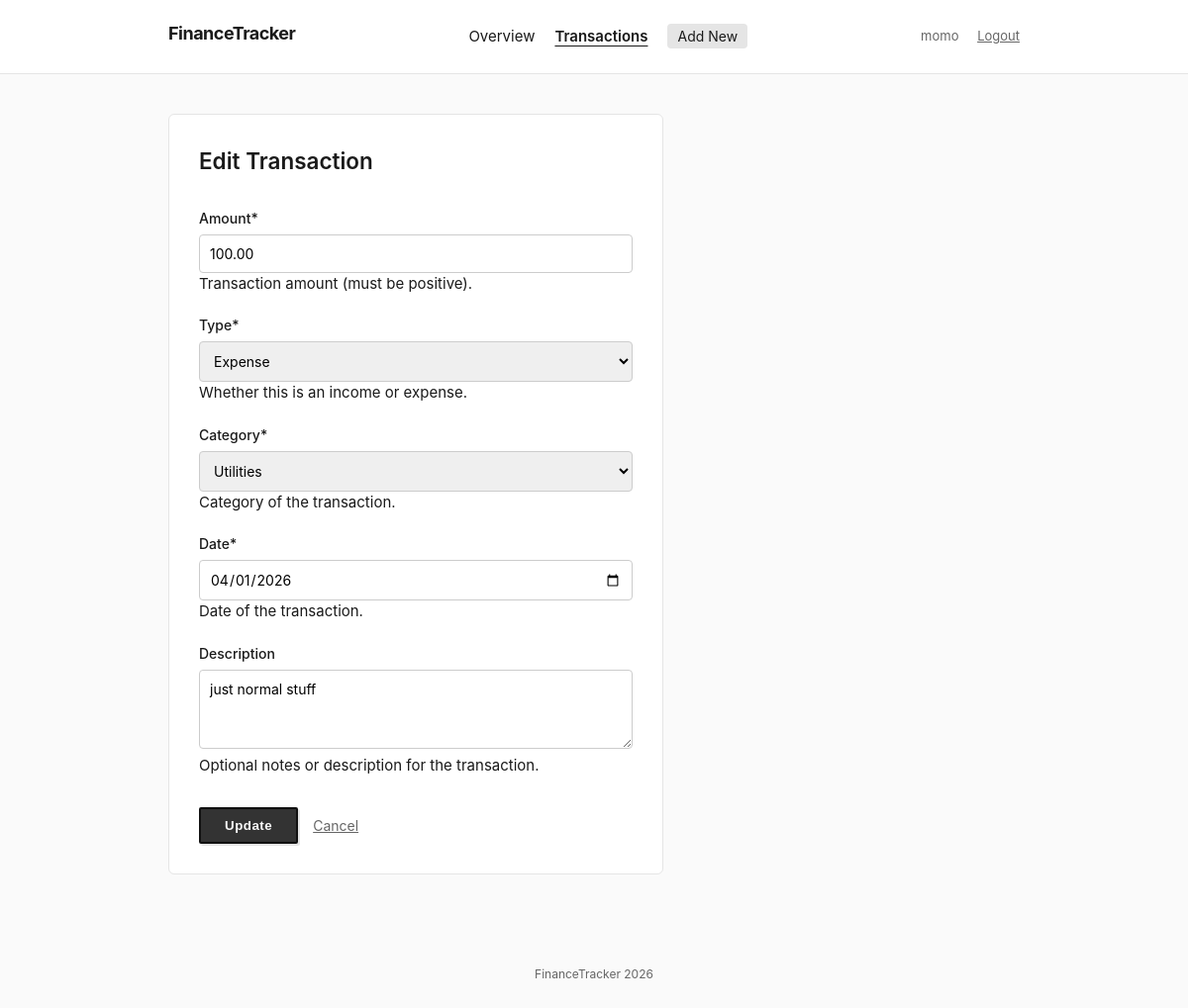
Screenshot of /transactions/3/edit/ (signed in) with the database file from the repository.
### tracker/models.py (models this page shows, shortened)
class Transaction(models.Model):
    INCOME = 'income'
    EXPENSE = 'expense'
    TYPE_CHOICES = [
        (INCOME, 'Income'),
        (EXPENSE, 'Expense'),
    ]
    CATEGORY_CHOICES = [
        ('salary', 'Salary'),
        ('freelance', 'Freelance'),
        ('investment', 'Investment'),
        ('food', 'Food & Dining'),
        ('rent', 'Rent & Housing'),
        ('utilities', 'Utilities'),
        ('transport', 'Transportation'),
        ('entertainment', 'Entertainment'),
        ('healthcare', 'Healthcare'),
        ('education', 'Education'),
        ('shopping', 'Shopping'),
        ('travel', 'Travel'),
        ('other', 'Other'),
    ]
    user = models.ForeignKey(
        User,
        on_delete=models.CASCADE,
        related_name='transactions',
        help_text='The user who created this transaction.'
    )
    amount = models.DecimalField(
        max_digits=12,
        decimal_places=2,
        validators=[MinValueValidator(Decimal('0.01'))],
        help_text='Transaction amount (must be positive).'
    )
    type = models.CharField(
        max_length=7,
        choices=TYPE_CHOICES,
        help_text='Whether this is an income or expense.'
    )
    category = models.CharField(
        max_length=20,
        choices=CATEGORY_CHOICES,
        help_text='Category of the transaction.'
    )
    date = models.DateField(
        help_text='Date of the transaction.'
    )
    description = models.TextField(
        blank=True,
        default='',
        help_text='Optional notes or description for the transaction.'
    )
    created_at = models.DateTimeField(auto_now_add=True)
    updated_at = models.DateTimeField(auto_now=True)
    class Meta:
        ordering = ['-date', '-created_at']
        verbose_name = 'Transaction'
        verbose_name_plural = 'Transactions'

### tracker/views.py (the view)
# urls.py: path('transactions/<int:pk>/edit/', views.transaction_update_view, name='transaction_update'),
@login_required
@role_required(['Admin'])
def transaction_update_view(request, pk):
    transaction = get_object_or_404(Transaction, pk=pk)
    if request.method == 'POST':
        form = TransactionForm(request.POST, instance=transaction)
        if form.is_valid():
            form.save()
            messages.success(request, 'Transaction updated successfully.')
            return redirect('transaction_list')
    else:
        form = TransactionForm(instance=transaction)
    return render(request, 'tracker/transaction_form.html', {
        'form': form,
        'title': 'Edit Transaction',
        'submit_label': 'Update',
    })

### tracker/forms.py (shortened to what this page needs)
class TransactionForm(forms.ModelForm):
    class Meta:
        model = Transaction
        fields = ['amount', 'type', 'category', 'date', 'description']
        widgets = {
            'amount': forms.NumberInput(attrs={
                'class': 'form-input',
                'placeholder': 'Enter amount',
                'min': '0.01',
                'step': '0.01',
                'id': 'id_amount',
            }),
            'type': forms.Select(attrs={
                'class': 'form-input',
                'id': 'id_type',
            }),
            'category': forms.Select(attrs={
                'class': 'form-input',
                'id': 'id_category',
            }),
            'date': forms.DateInput(attrs={
                'class': 'form-input',
                'type': 'date',
                'id': 'id_date',
            }),
            'description': forms.Textarea(attrs={
                'class': 'form-input',
                'placeholder': 'Add notes (optional)',
                'rows': 3,
                'id': 'id_description',
            }),
        }

### tracker/templates/tracker/transaction_form.html (shortened to what this page needs)
{% extends "tracker/base.html" %}
{% block content %}
<div class="form-container">
    <div class="form-head header-spacing">
        <h2>{{ title }}</h2>
    </div>
    <form method="post" class="standard-form">
        {% for field in form %}
        <div class="input-row {% if field.errors %}error-row{% endif %}">
            <label>{{ field.label }}{% if field.field.required %}*{% endif %}</label>
            {{ field }}
            {% if field.help_text %}
            <span class="hint">{{ field.help_text }}</span>
            {% endif %}
        </div>
        {% endfor %}
        <div class="form-buttons form-submit-row">
            <button type="submit" class="btn-odd">{{ submit_label }}</button>
            <a href="{% url 'transaction_list' %}" class="btn-link">Cancel</a>
        </div>
    </form>
</div>
{% endblock %}

### tracker/templates/tracker/base.html (shortened to what this page needs)
{% load static %}
<!DOCTYPE html>
<html lang="en">
<head>
    <link rel="stylesheet" href="{% static 'css/styles.css' %}">
</head>
<body>
    {% if user.is_authenticated %}
    <nav class="site-nav">
        <div class="nav-wrapper">
            <h1 class="logo"><a href="{% url 'dashboard' %}">FinanceTracker</a></h1>
            <ul class="nav-links">
                <li><a href="{% url 'dashboard' %}" class="{% if request.resolver_match.url_name == 'dashboard' %}active{% endif %}">Overview</a></li>
                <li><a href="{% url 'transaction_list' %}" class="{% if 'transaction' in request.resolver_match.url_name %}active{% endif %}">Transactions</a></li>
                {% if request.user.profile.role == 'Admin' or request.user.is_superuser %}
                <li><a href="{% url 'transaction_create' %}" class="new-entry-link">Add New</a></li>
                {% endif %}
            </ul>
            <div class="user-actions">
                <span class="logged-in-as">{{ user.username }}</span>
                <a href="{% url 'logout' %}" class="logout" style="margin-left: 15px; text-decoration: underline; color: var(--text-muted);">Logout</a>
            </div>
        </div>
    </nav>
    {% endif %}
    <div class="container margin-shift">
        {% block content %}{% endblock %}
    </div>
    <footer class="site-footer">
        <p>FinanceTracker 2026</p>
    </footer>
</body>
</html>

### static/css/styles.css (style rules this page uses)
:root { --bg-color: #fafafa; --text-primary: #1a1a1a; --text-muted: #666; --border-color: #e5e5e5; --card-bg: #ffffff; --primary-action: #2c2c2c; --primary-hover: #000000; --danger: #d04b4b; --success: #3c825a; }
* { box-sizing: border-box; }
body { margin: 0; padding: 0; font-family: -apple-system, BlinkMacSystemFont, "Segoe UI", Roboto, Helvetica, Arial, sans-serif; background-color: var(--bg-color); color: var(--text-primary); line-height: 1.5; font-size: 15px; }
a { color: var(--text-primary); text-decoration: none; }
h1, h2, h3 { margin: 0 0 10px; font-weight: 600; }
ul { list-style: none; padding: 0; margin: 0; }
.site-nav { background-color: var(--card-bg); border-bottom: 1px solid var(--border-color); padding: 15px 0; }
.nav-wrapper { max-width: 900px; margin: 0 auto; padding: 0 20px; display: flex; justify-content: space-between; align-items: center; }
.logo a { font-weight: bold; font-size: 18px; letter-spacing: -0.5px; }
.nav-links { display: flex; gap: 20px; }
.nav-links a.active { font-weight: 600; text-decoration: underline; text-underline-offset: 4px; }
.nav-links .new-entry-link { background-color: var(--border-color); padding: 4px 10px; border-radius: 4px; font-size: 14px; }
.user-actions { font-size: 13px; color: var(--text-muted); }
.user-actions a { margin-left: 15px; text-decoration: underline; }
.container { max-width: 900px; margin: 40px auto; padding: 0 20px; }
.header-spacing { margin-bottom: 30px; }
.margin-shift { margin-left: auto; margin-right: auto; }
.btn-link { font-size: 14px; text-decoration: underline; color: var(--text-muted); }
.btn-odd { background-color: #333; color: #f9f9f9; padding: 9px 24px; border: 2px solid #111; border-radius: 2px; font-weight: bold; letter-spacing: 0.5px; cursor: pointer; box-shadow: 2px 2px 0px rgba(0,0,0,0.1); }
.form-container, .login-box { background: #fff; border: 1px solid var(--border-color); padding: 30px; border-radius: 6px; max-width: 500px; }
.input-row { margin-bottom: 20px; }
.input-row label { display: block; font-weight: 500; font-size: 14px; margin-bottom: 6px; }
.input-row input, .input-row select, .input-row textarea { width: 100%; padding: 10px; border: 1px solid #ccc; border-radius: 4px; font-family: inherit; font-size: 14px; }
.input-row textarea { min-height: 80px; resize: vertical; }
.form-submit-row { display: flex; gap: 15px; align-items: center; margin-top: 30px; }
.site-footer { text-align: center; padding: 40px 0; font-size: 12px; color: var(--text-muted); }

### rows the page displays
Transaction: form "100.00" "Expense" "Utilities" "04/01/2026" "just normal stuff"

### other values shown
{{ user.username }} "momo"
{{ title }} "Edit Transaction"
{{ field.label }} "Amount" "Type" "Category" "Date" "Description"
{{ field.help_text }} "Transaction amount (must be positive)." "Whether this is an income or expense." "Category of the transaction." "Date of the transaction." "Optional notes or description for the transaction."
{{ submit_label }} "Update"
